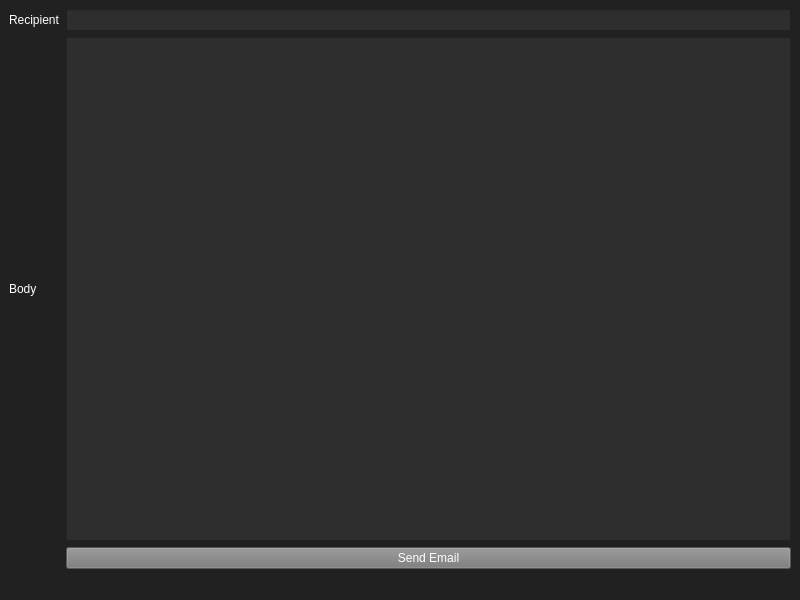
<?xml version="1.0" encoding="UTF-8"?>
<ui version="4.0">
 <class>MainWindow</class>
 <widget class="QMainWindow" name="MainWindow">
  <property name="geometry">
   <rect>
    <x>0</x>
    <y>0</y>
    <width>800</width>
    <height>600</height>
   </rect>
  </property>
  <property name="windowTitle">
   <string>MainWindow</string>
  </property>
  <property name="styleSheet">
   <string notr="true">QWidget{
background-color: rgb(33,33,33);
color: #FFFFFF;
}
QTextEdit{
background-color: rgb(46,46,46);
}
QLineEdit{
background-color: rgb(46,46,46);
}
QPushButton{
background-color: rgb(120,120,120);
}</string>
  </property>
  <widget class="QWidget" name="centralwidget">
   <layout class="QGridLayout" name="gridLayout">
    <item row="1" column="1">
     <widget class="QTextEdit" name="textEdit"/>
    </item>
    <item row="0" column="0">
     <widget class="QLabel" name="label">
      <property name="text">
       <string>Recipient</string>
      </property>
     </widget>
    </item>
    <item row="0" column="1">
     <widget class="QLineEdit" name="lineEdit"/>
    </item>
    <item row="1" column="0">
     <widget class="QLabel" name="label_2">
      <property name="text">
       <string>Body</string>
      </property>
     </widget>
    </item>
    <item row="2" column="1">
     <widget class="QPushButton" name="emailButton">
      <property name="text">
       <string>Send Email</string>
      </property>
     </widget>
    </item>
   </layout>
  </widget>
  <widget class="QMenuBar" name="menubar">
   <property name="geometry">
    <rect>
     <x>0</x>
     <y>0</y>
     <width>800</width>
     <height>26</height>
    </rect>
   </property>
  </widget>
  <widget class="QStatusBar" name="statusbar"/>
 </widget>
 <resources/>
 <connections/>
</ui>
